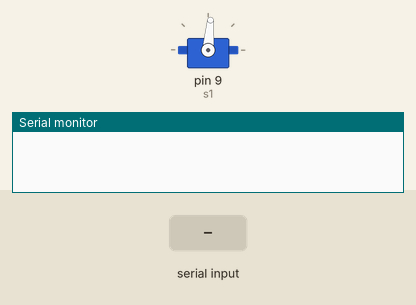
Bench run of a sketch on a simulated Arduino Uno, built with avr-gcc and run on an emulated ATmega328P. On the bench: servo, the last lines printed to the serial monitor. The inputs (shaded band) are chosen by the test bench.

Above: at 1.2 s.
1.3 s: "90,45,200\n" received over Serial
At 2.0 s:
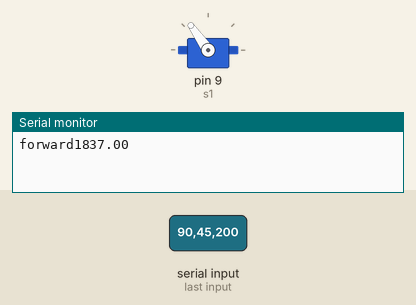
2.8 s: "200\n" received over Serial
At 4.0 s:
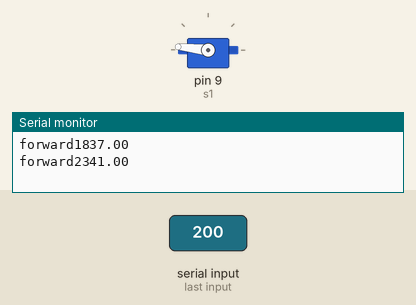
4.3 s: "90,45\n" received over Serial
At 5.3 s:
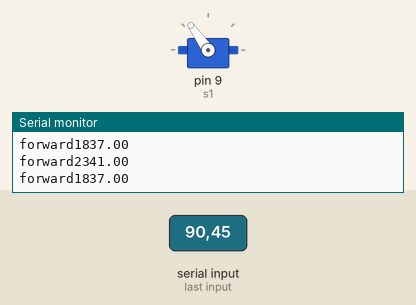
Timing chart, 0 to 7.3 s (numbered marks = the images above; inputs shaded):
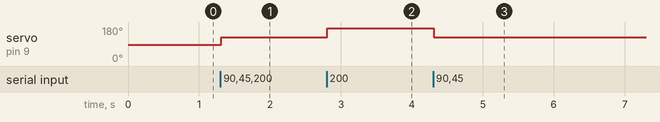

The sketch:

YAW.ino
```cpp
#include <Servo.h>
Servo s1;
String t1;
int j=0;
float t2;
void setup()
{Serial.begin(9600);
s1.attach(9);
s1.write(1425);
  }
  void loop()
  {
    while(Serial.available())
  {
   t1 = Serial.readStringUntil('\n');
    if (t1.toInt()>=0)
{Serial.print("forward");
    t2 = map(t1.toInt(),0,180,1425,2250);
     s1.writeMicroseconds(t2);
        Serial.println(t2);
      j++;
      }
      else if (t1.toInt()<0)
      {Serial.print("backward");

   t2 = map(t1.toInt(),-180,0,600,1425);
     s1.writeMicroseconds(t2);
        Serial.println(t2);

        j++;
        }


  }
  }
```

Measured:
- after the input at 1.3 s, servo on pin 9 (s1): 85° → 125° at once
- after the input at 2.8 s, servo on pin 9 (s1): 125° → 174° at once
- after the input at 4.3 s, servo on pin 9 (s1): 174° → 125° at once
